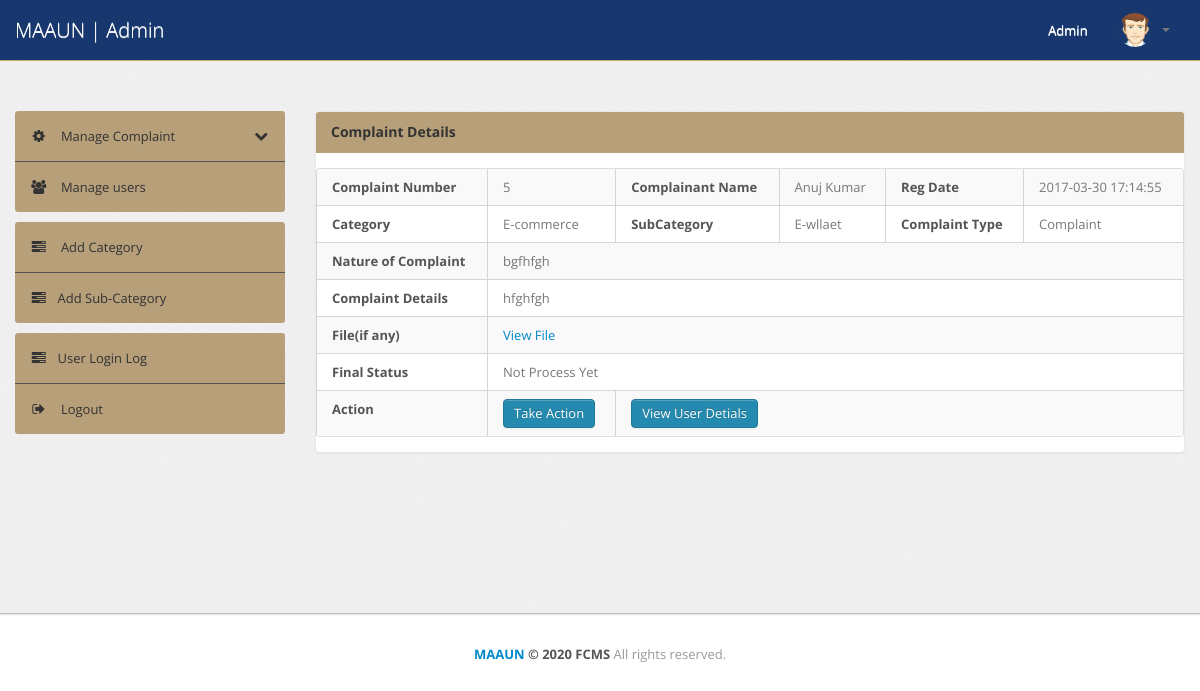
The app's page /admin/complaint-details.php?cid=5 (signed in), older data.
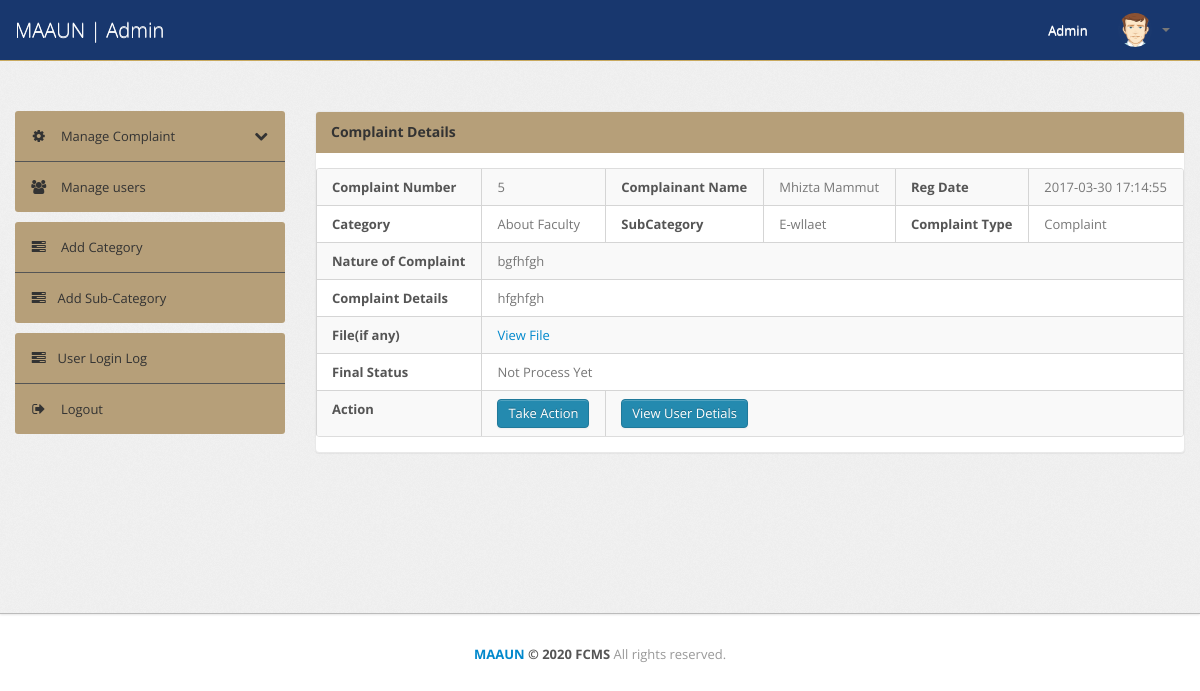
The same page, newer data.
### tables this page shows
CREATE TABLE `tblcomplaints` (
  `complaintNumber` int(11) NOT NULL,
  `userId` int(11) NOT NULL,
  `category` int(11) NOT NULL,
  `subcategory` varchar(255) NOT NULL,
  `complaintType` varchar(255) NOT NULL,
  `noc` varchar(255) NOT NULL,
  `complaintDetails` mediumtext NOT NULL,
  `complaintFile` varchar(255) DEFAULT NULL,
  `regDate` timestamp NOT NULL DEFAULT CURRENT_TIMESTAMP,
  `status` varchar(50) DEFAULT NULL,
  `lastUpdationDate` timestamp NULL DEFAULT '0000-00-00 00:00:00' ON UPDATE CURRENT_TIMESTAMP
);

CREATE TABLE `users` (
  `id` int(11) NOT NULL,
  `regNo` varchar(255) DEFAULT NULL,
  `fullName` varchar(255) DEFAULT NULL,
  `userEmail` varchar(255) DEFAULT NULL,
  `password` varchar(255) DEFAULT NULL,
  `contactNo` bigint(11) DEFAULT NULL,
  `userImage` varchar(255) DEFAULT NULL,
  `regDate` timestamp NOT NULL DEFAULT CURRENT_TIMESTAMP,
  `updationDate` timestamp NULL DEFAULT '0000-00-00 00:00:00' ON UPDATE CURRENT_TIMESTAMP,
  `status` int(1) DEFAULT NULL
);

CREATE TABLE `category` (
  `id` int(11) NOT NULL,
  `categoryName` varchar(255) NOT NULL,
  `categoryDescription` longtext NOT NULL,
  `creationDate` timestamp NOT NULL DEFAULT CURRENT_TIMESTAMP,
  `updationDate` varchar(255) DEFAULT NULL
);

### admin/complaint-details.php (the view, shortened to what this page needs)
<?php
include('include/config.php');
if(strlen($_SESSION['alogin'])==0){
	header('location:index.php');
}
else{
?>
<!DOCTYPE html>
<html lang="en">
<head>
	<link type="text/css" href="bootstrap/css/bootstrap.min.css" rel="stylesheet">
	<link type="text/css" href="bootstrap/css/bootstrap-responsive.min.css" rel="stylesheet">
	<link type="text/css" href="css/theme.css" rel="stylesheet">
	<link type="text/css" href="images/icons/css/font-awesome.css" rel="stylesheet">
</head>
<body>
<?php include('include/header.php');?>
	<div class="wrapper">
		<div class="container">
			<div class="row">
				<?php include('include/sidebar.php');?>
					<div class="span9">
						<div class="content">
							<div class="module">
								<div class="module-head">
									<h3>Complaint Details</h3>
								</div>
								<div class="module-body text-center table">
									<table cellpadding="0" cellspacing="0" border="0" class="datatable-1 table table-bordered table-striped display" width="100%">
										<tbody>
											<?php $st='closed';
												$query=mysqli_query($con,"select tblcomplaints.*,users.fullName as name,category.categoryName as catname from tblcomplaints join users on users.id=tblcomplaints.userId join category on category.id=tblcomplaints.category where tblcomplaints.complaintNumber='".$_GET['cid']."'");
												while($row=mysqli_fetch_array($query))
												{
											?>
											<tr>
												<td><b>Complaint Number</b></td>
												<td><?php echo htmlentities($row['complaintNumber']);?></td>
												<td><b>Complainant Name</b></td>
												<td> <?php echo htmlentities($row['name']);?></td>
												<td><b>Reg Date</b></td>
												<td><?php echo htmlentities($row['regDate']);?>
												</td>
											</tr>
											<tr>
												<td><b>Category </b></td>
												<td><?php echo htmlentities($row['catname']);?></td>
												<td><b>SubCategory</b></td>
												<td> <?php echo htmlentities($row['subcategory']);?></td>
												<td><b>Complaint Type</b></td>
												<td><?php echo htmlentities($row['complaintType']);?>
												</td>
											</tr>
											<tr>
												<td ><b>Nature of Complaint</b></td>
												<td colspan="5"> <?php echo htmlentities($row['noc']);?></td>
											</tr>
											<tr>
											<td>
												<b>Complaint Details </b>
											</td>
											<td colspan="5">
												<?php echo htmlentities($row['complaintDetails']);?>
											</td>
											</tr>
											<tr>
												<td><b>File(if any) </b></td>
												<td colspan="5"> <?php $cfile=$row['complaintFile'];
												if($cfile=="" || $cfile=="NULL")
												{
												  echo "File NA";
												}
												else{?>
												<a href="../users/complaintdocs/<?php echo htmlentities($row['complaintFile']);?>" target="_blank"/> View File</a>
												<?php } ?></td>
											</tr>
											<tr>
												<td>
													<b>Final Status</b>
												</td>
												<td colspan="5"><?php if($row['status']=="")
													{
														echo "Not Process Yet";
													} else {
														echo htmlentities($row['status']);
													}?>
												</td>
											</tr>
											<tr>
												<td><b>Action</b></td>
												<td>
												<?php if($row['status']=="closed"){
													} else {?>
														<a href="javascript:void(0);" onClick="popUpWindow('./updatecomplaint.php?cid=<?php echo htmlentities($row['complaintNumber']);?>');" title="Update order">
												 <button type="button" class="btn btn-primary">Take Action</button></td>
												</a><?php } ?></td>
												<td colspan="4">
												<a href="javascript:void(0);" onClick="popUpWindow('./userprofile.php?uid=<?php echo htmlentities($row['userId']);?>');" title="Update order">
												 <button type="button" class="btn btn-primary">View User Detials</button></a></td>
											</tr>
											<?php  } ?>
									</table>
								</div>
							</div>
						</div>
					</div>
				</div>
			</div>
		</div>
<?php include('include/footer.php');?>
</body>
<?php } ?>

Row changes from the older to the newer data that the page shows:
changed through a linked row, tblcomplaints "E-wllaet": userId.fullName "Anuj Kumar" → "Mhizta Mammut"; category.categoryName "E-commerce" → "About Faculty"
